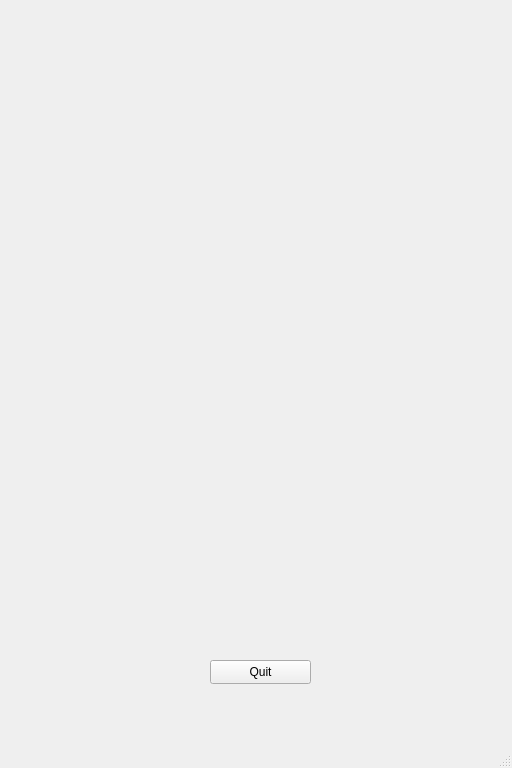
<?xml version="1.0" encoding="UTF-8"?>
<ui version="4.0">
 <class>MyGame</class>
 <widget class="QMainWindow" name="MyGame">
  <property name="geometry">
   <rect>
    <x>0</x>
    <y>0</y>
    <width>512</width>
    <height>768</height>
   </rect>
  </property>
  <property name="windowTitle">
   <string>MyGame</string>
  </property>
  <widget class="QWidget" name="centralwidget">
   <widget class="QPushButton" name="quitGame">
    <property name="geometry">
     <rect>
      <x>210</x>
      <y>660</y>
      <width>101</width>
      <height>24</height>
     </rect>
    </property>
    <property name="text">
     <string>Quit</string>
    </property>
   </widget>
  </widget>
  <widget class="QMenuBar" name="menubar"/>
  <widget class="QStatusBar" name="statusbar"/>
 </widget>
 <resources/>
 <connections/>
</ui>
